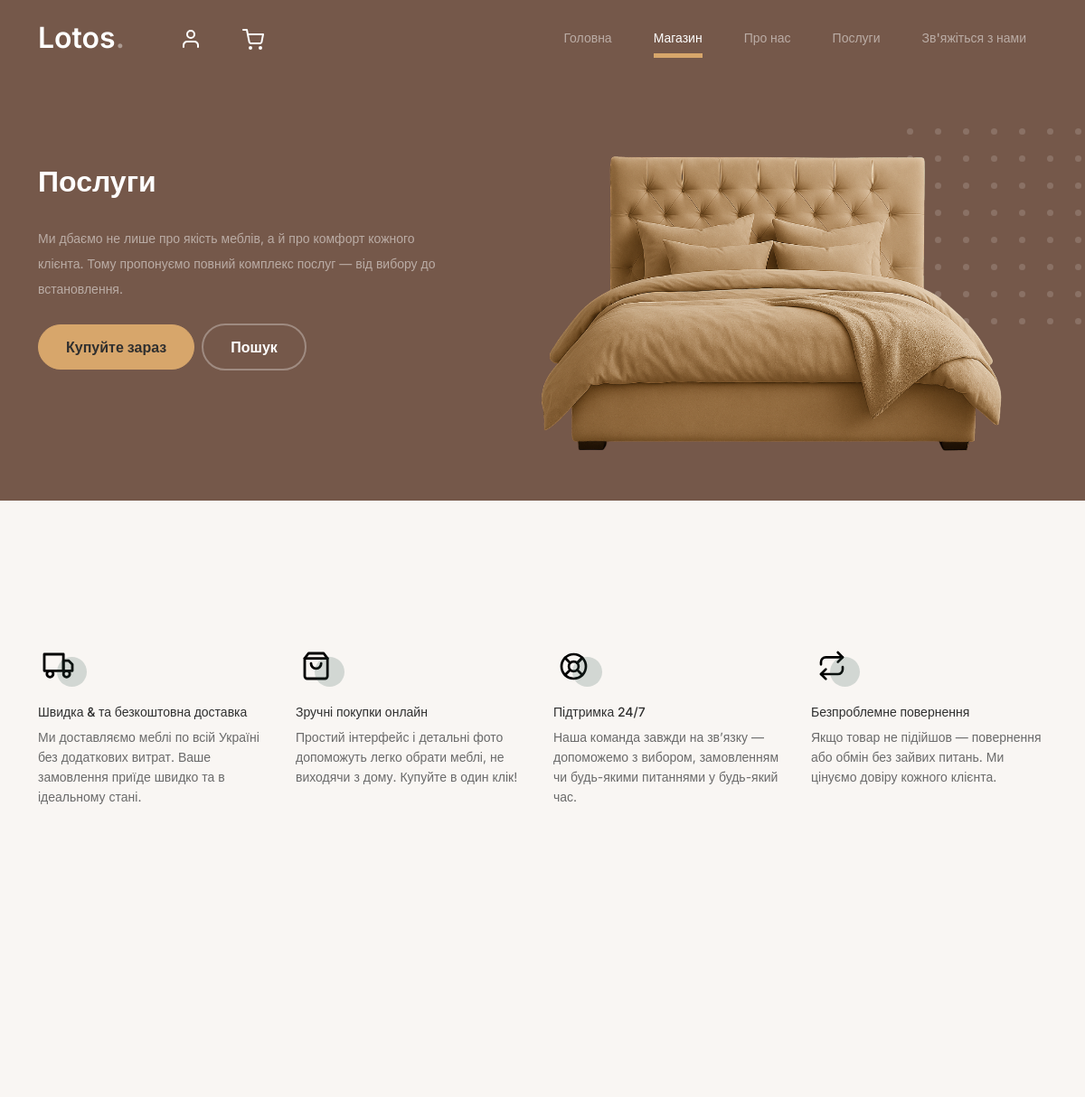
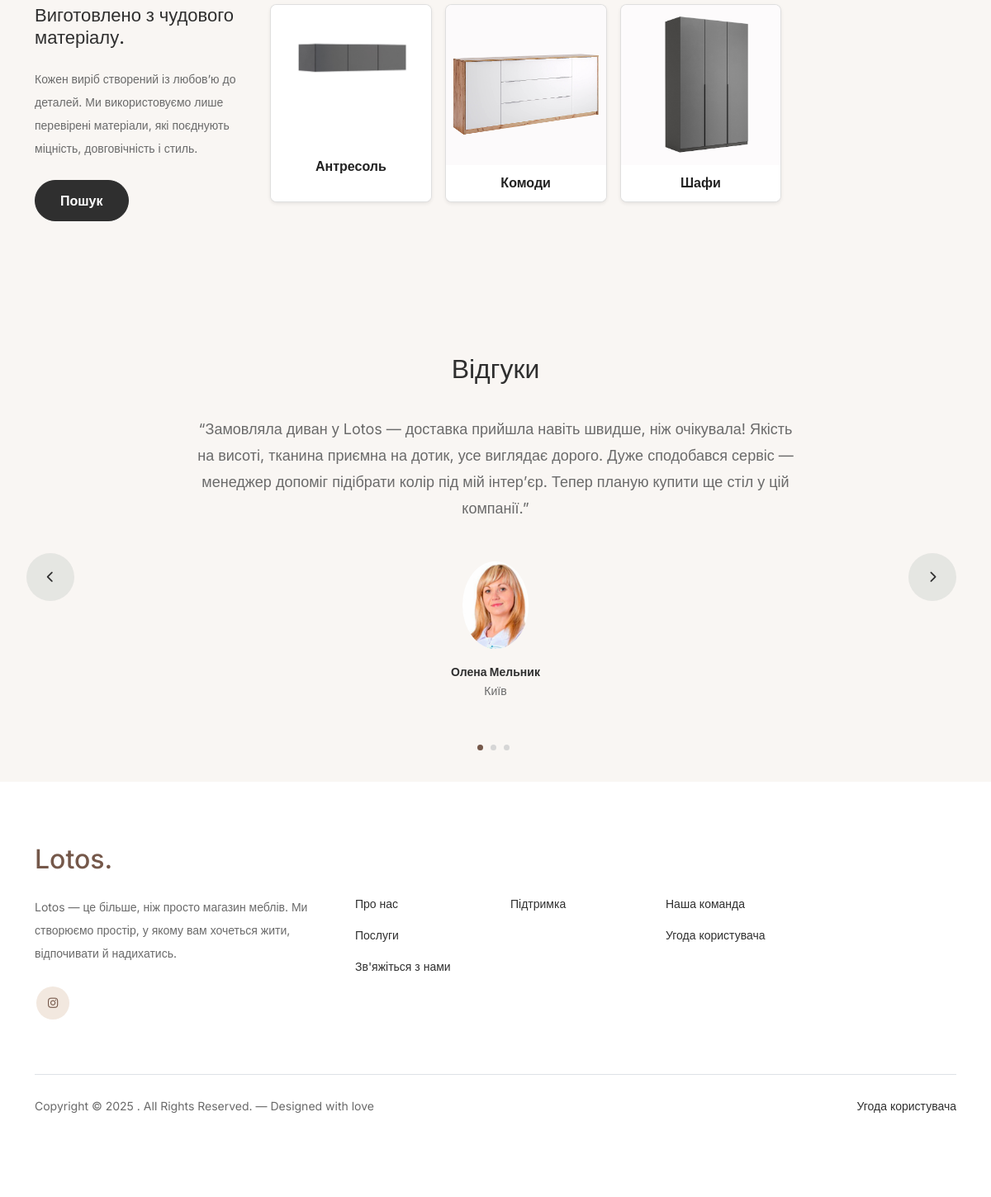
/services, run on the app's committed database (2 pictures, top to bottom).
### models/models.py (models this page shows, shortened)
class Category(Base):
    __tablename__ = "categories"
    id = Column(Integer, primary_key=True)
    name = Column(String(150), unique=True, nullable=False)
    image_path = Column(String(512), nullable=True)
    tier = Column(Integer)
    products = relationship(
        "Product", back_populates="category", cascade="all, delete-orphan"
    )

### main.py (the view, shortened to what this page needs)
@app.route("/services")
def services():
    db = SessionLocal()
    try:
        data_path = os.path.join(os.getcwd(), "data.json")
        selected_ids = []
        selected_categories = []
        if os.path.exists(data_path):
            try:
                with open(data_path, "r", encoding="utf-8") as f:
                    d = json.load(f)
            except:
                d = {}
            selected_ids = [int(x) for x in d.get("selected_categories", []) if x]
        if selected_ids:
            cats = db.query(Category).filter(Category.id.in_(selected_ids)).all()
            cats_by_id = {c.id: c for c in cats}
            selected_categories = [
                cats_by_id[i] for i in selected_ids if i in cats_by_id
            ]
        return render_template("services.html", selected_categories=selected_categories)
    finally:
        db.close()

### main.py (called while the page is built)
@app.context_processor
def inject_urls():
    return {
        "urls": {
            "delete_category": url_for("categories.delete_category"),
            "add_category": url_for("categories.add_category"),
        }
    }

### templates/services.html (shortened to what this page needs)
<!doctype html>
<html lang="en">
<head>
		<link href="{{url_for('static', filename='css/bootstrap.min.css')}}" rel="stylesheet">
		<link href="https://cdnjs.cloudflare.com/ajax/libs/font-awesome/6.0.0-beta3/css/all.min.css" rel="stylesheet">
		<link href="{{url_for('static', filename='css/tiny-slider.css')}}" rel="stylesheet">
		<link href="{{url_for('static', filename='css/style.css')}}" rel="stylesheet">
	</head>
	<body>
    <nav class="custom-navbar navbar navbar-expand-md navbar-dark bg-dark" aria-label="Furni navigation bar">
      <div class="container position-relative d-flex justify-content-between align-items-center">
        <a class="navbar-brand" href="{{ url_for('index') }}">Lotos<span>.</span></a>
        <ul class="custom-navbar-cta navbar-nav mb-2 mb-md-0 d-flex flex-row profile-cart-icons">
          <li class="nav-item me-3">
            <a class="nav-link" href="{{ url_for('profile') }}">
              <img src="{{url_for('static', filename='images/user.svg')}}" />
            </a>
          </li>
          <li class="nav-item">
            <a class="nav-link" href="{{ url_for('cart') }}">
              <img src="{{url_for('static', filename='images/cart.svg')}}" />
            </a>
          </li>
        </ul>
        <div class="collapse navbar-collapse" id="navbarsFurni">
          <ul class="custom-navbar-nav navbar-nav ms-auto mb-2 mb-md-0">
            <li class="nav-item"><a class="nav-link" href="{{ url_for('index') }}">Головна</a></li>
            <li class="active"><a class="nav-link" href="{{ url_for('categories_view') }}">Магазин</a></li>
            <li><a class="nav-link" href="{{ url_for('about') }}">Про нас</a></li>
            <li><a class="nav-link" href="{{ url_for('services') }}">Послуги</a></li>
            <li><a class="nav-link" href="{{ url_for('contact') }}">Зв'яжіться з нами</a></li>
          </ul>
        </div>
      </div>
    </nav>
			<div class="hero">
				<div class="container">
					<div class="row justify-content-between">
						<div class="col-lg-5">
							<div class="intro-excerpt">
								<h1>Послуги</h1>
								<p class="mb-4">Ми дбаємо не лише про якість меблів, а й про комфорт кожного клієнта. Тому пропонуємо повний комплекс послуг — від вибору до встановлення.</p>
								<p><a href="{{url_for('categories_view')}}" class="btn btn-secondary me-2">Купуйте зараз</a><a href="{{url_for('categories_view')}}" class="btn btn-white-outline">Пошук</a></p>
							</div>
						</div>
						<div class="col-lg-7">
							<div class="hero-img-wrap">
								<img class="krovat" src="{{url_for('static', filename='images/krovat-Photoroom.png')}}" class="img-fluid" />
							</div>
						</div>
					</div>
				</div>
			</div>
		<div class="why-choose-section">
			<div class="container">
				<div class="row my-5">
					<div class="col-6 col-md-6 col-lg-3 mb-4">
						<div class="feature">
							<div class="icon">
								<img src="{{url_for('static', filename='images/truck.svg')}}" alt="Image" class="imf-fluid">
							</div>
							<h3>Швидка &amp; та безкоштовна доставка</h3>
							<p>Ми доставляємо меблі по всій Україні без додаткових витрат. Ваше замовлення приїде швидко та в ідеальному стані.</p>
						</div>
					</div>
					<div class="col-6 col-md-6 col-lg-3 mb-4">
						<div class="feature">
							<div class="icon">
								<img src="{{url_for('static', filename='images/bag.svg')}}" alt="Image" class="imf-fluid">
							</div>
							<h3>Зручні покупки онлайн</h3>
							<p>Простий інтерфейс і детальні фото допоможуть легко обрати меблі, не виходячи з дому. Купуйте в один клік!</p>
						</div>
					</div>
					<div class="col-6 col-md-6 col-lg-3 mb-4">
						<div class="feature">
							<div class="icon">
								<img src="{{url_for('static', filename='images/support.svg')}}" alt="Image" class="imf-fluid">
							</div>
							<h3>Підтримка 24/7</h3>
							<p>Наша команда завжди на зв’язку — допоможемо з вибором, замовленням чи будь-якими питаннями у будь-який час.</p>
						</div>
					</div>
					<div class="col-6 col-md-6 col-lg-3 mb-4">
						<div class="feature">
							<div class="icon">
								<img src="{{url_for('static', filename='images/return.svg')}}" alt="Image" class="imf-fluid">
							</div>
							<h3>Безпроблемне повернення</h3>
							<p>Якщо товар не підійшов — повернення або обмін без зайвих питань. Ми цінуємо довіру кожного клієнта.</p>
						</div>
					</div>
				</div>
			</div>
		</div>
    <div class="product-section">
      <div class="container">
        <div class="row">
          <div class="col-md-12 col-lg-3 mb-5 mb-lg-0">
            <h2 class="mb-4 section-title">Виготовлено з чудового матеріалу.</h2>
            <p class="mb-4">
              Кожен виріб створений із любов’ю до деталей. Ми використовуємо лише перевірені матеріали, які поєднують міцність, довговічність і стиль.
            </p>
            <p><a href="{{ url_for('categories_view') }}" class="btn">Пошук</a></p>
          </div>
          {% if selected_categories and selected_categories|length > 0 %}
          <div class="col-12 col-md-9">
            <div class="row g-3">
              {% for cat in selected_categories %}
              <div class="col-6 col-sm-6 col-md-4 col-lg-3">
                <a href="{{ url_for('shop', category=cat.name|lower) }}" class="text-decoration-none">
                  <div class="category-card card h-100 shadow-sm">
                    <div class="category-image">
                      {% if cat.image_path %}
                      <img src="{{ url_for('static', filename=cat.image_path) }}" alt="{{ cat.name }}" loading="lazy" />
                      {% else %}
                      <div class="no-image">Немає фото</div>
                      {% endif %}
                    </div>
                    <div class="card-body d-flex align-items-center justify-content-center">
                      <h5 class="category-title text-center mb-0">{{ cat.name }}</h5>
                    </div>
                  </div>
                </a>
              </div>
              {% endfor %}
            </div>
          </div>
          {% else %}
          <div class="col-12 col-md-9">
            <div class="alert alert-info">Категорії не вибрані.</div>
          </div>
          {% endif %}
        </div>
      </div>
    </div>
    <div class="testimonial-section">
      <div class="container">
        <div class="row">
          <div class="col-lg-7 mx-auto text-center">
            <h2 class="section-title">Відгуки</h2>
          </div>
        </div>
        <div class="row justify-content-center">
          <div class="col-lg-12">
            <div class="testimonial-slider-wrap text-center">
              <div id="testimonial-nav">
                <span class="prev" data-controls="prev"
                  ><span class="fa fa-chevron-left"></span
                ></span>
                <span class="next" data-controls="next"
                  ><span class="fa fa-chevron-right"></span
                ></span>
              </div>
              <div class="testimonial-slider">
                <div class="item">
                  <div class="row justify-content-center">
                    <div class="col-lg-8 mx-auto">
                      <div class="testimonial-block text-center">
                        <blockquote class="mb-5">
                          <p>
                            &ldquo;Замовляла диван у Lotos — доставка прийшла навіть швидше, ніж очікувала! Якість на висоті, тканина приємна на дотик, усе виглядає дорого. Дуже сподобався сервіс — менеджер допоміг підібрати колір під мій інтер’єр. Тепер планую купити ще стіл у цій компанії.&rdquo;
                          </p>
                        </blockquote>
                        <div class="author-info">
                          <div class="author-pic">
                            <img
                              src="{{url_for('static', filename='images/0.jpeg')}}"
                              alt="Maria Jones"
                              class="img-fluid"
                            />
                          </div>
                          <h3 class="font-weight-bold">Олена Мельник</h3>
                          <span class="position d-block mb-3"
                            >Київ</span
                          >
                        </div>
                      </div>
                    </div>
                  </div>
                </div>
                <div class="item">
                  <div class="row justify-content-center">
                  </div>
                </div>
                <div class="item">
                  <div class="row justify-content-center">
                  </div>
                </div>
              </div>
            </div>
          </div>
        </div>
      </div>
    </div>
    <footer class="footer-section">
      <div class="container relative">
        <div class="row g-5 mb-5">
          <div class="col-lg-4">
            <div class="mb-4 footer-logo-wrap">
              <a href="#" class="footer-logo">Lotos<span>.</span></a>
            </div>
            <p class="mb-4">
              Lotos — це більше, ніж просто магазин меблів. Ми створюємо простір, у якому вам хочеться жити, відпочивати й надихатись.
            </p>
            <ul class="list-unstyled custom-social">
              <li>
                <a href="https://www.instagram.com/lotos_mebel_ua"><span class="fa fa-brands fa-instagram"></span></a>
              </li>
            </ul>
          </div>
          <div class="col-lg-8">
            <div class="row links-wrap">
              <div class="col-6 col-sm-6 col-md-3">
                <ul class="list-unstyled">
                  <li><a href="#">Про нас</a></li>
                  <li><a href="#">Послуги</a></li>
                  <li><a href="#">Зв'яжіться з нами</a></li>
                </ul>
              </div>
              <div class="col-6 col-sm-6 col-md-3">
                <ul class="list-unstyled">
                  <li><a href="#">Підтримка</a></li>
                </ul>
              </div>
              <div class="col-6 col-sm-6 col-md-3">
                <ul class="list-unstyled">
                  <li><a href="#">Наша команда</a></li>
                  <li><a href="{{ url_for('terms') }}"> Угода користувача </a></li>
                </ul>
              </div>
            </div>
          </div>
        </div>
        <div class="border-top copyright">
          <div class="row pt-4">
            <div class="col-lg-6">
              <p class="mb-2 text-center text-lg-start">
                Copyright &copy;
                . All Rights Reserved. &mdash; Designed with love
              </p>
            </div>
            <div class="col-lg-6 text-center text-lg-end">
              <ul class="list-unstyled d-inline-flex ms-auto">
                <li><a href="{{ url_for('terms') }}"> Угода користувача </a></li>
              </ul>
            </div>
          </div>
        </div>
      </div>
    </footer>
	</body>
</html>

### static/css/tiny-slider.css (style rules this page uses)
.tns-slider { -webkit-transition:all 0s;-moz-transition:all 0s;transition:all 0s }
.tns-slider>.tns-item { -webkit-box-sizing:border-box;-moz-box-sizing:border-box;box-sizing:border-box }
.tns-horizontal.tns-subpixel { white-space:nowrap }
.tns-horizontal.tns-subpixel>.tns-item { display:inline-block;vertical-align:top;white-space:normal }

### data on the page
Category: image_path (picture), name "Антресоль"
Category: image_path (picture), name "Комоди"
Category: image_path (picture), name "Шафи"
